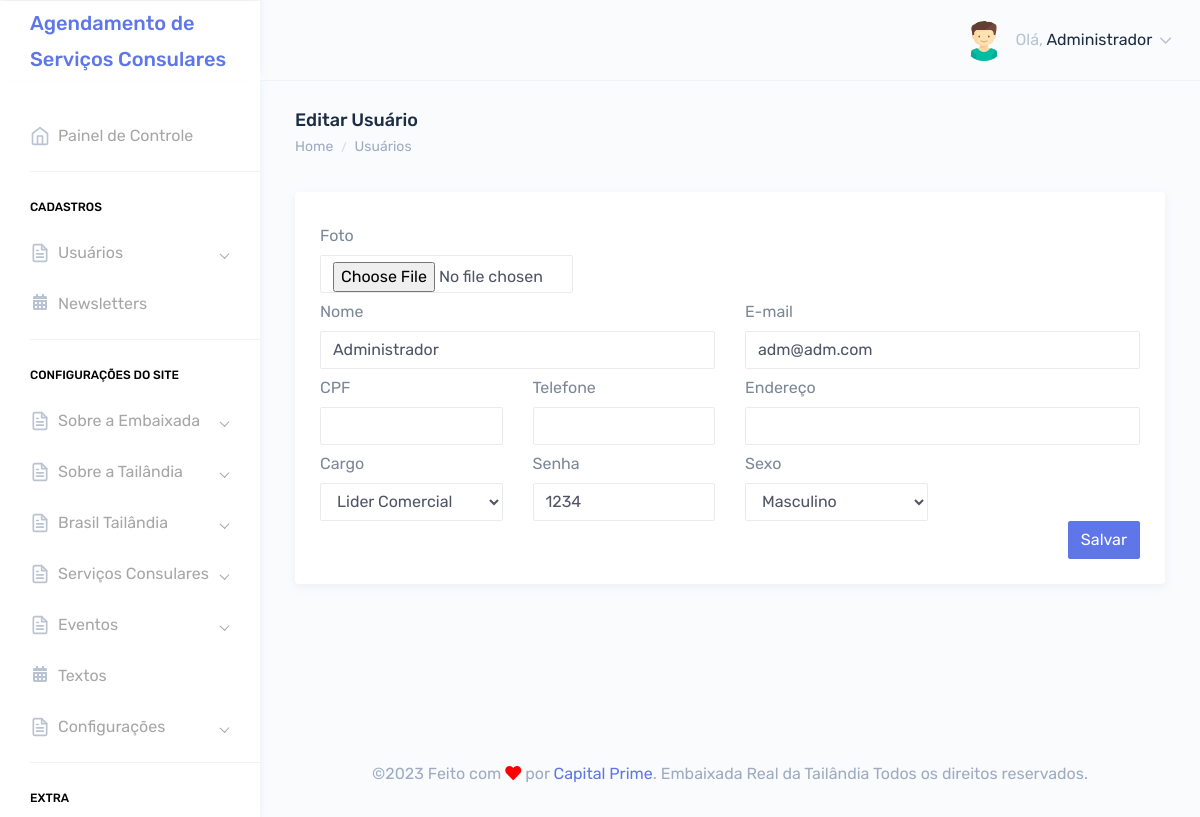
/painel/editar-usuario.php?id=1 (signed in), run on the app's committed database.
### tables this page shows
CREATE TABLE `tbl_usuarios` (
  `id` int(11) NOT NULL,
  `nome` varchar(250) DEFAULT NULL,
  `email` varchar(250) DEFAULT NULL,
  `telefone` varchar(250) DEFAULT NULL,
  `endereco` varchar(250) DEFAULT NULL,
  `cpf` varchar(100) DEFAULT NULL,
  `login` varchar(100) DEFAULT NULL,
  `senha` varchar(100) DEFAULT NULL,
  `foto` varchar(250) DEFAULT NULL,
  `id_cargo` int(11) DEFAULT NULL,
  `sexo` varchar(2) DEFAULT NULL,
  `perm_cad_usuario` varchar(2) DEFAULT NULL,
  `perm_relatorio` varchar(2) DEFAULT NULL,
  `perm_add_usuario` varchar(2) DEFAULT NULL,
  `perm_edit_usuario` varchar(2) DEFAULT NULL,
  `perm_del_usuario` varchar(2) DEFAULT NULL,
  `perm_cad_contato` varchar(2) DEFAULT NULL,
  `perm_edit_contato` varchar(2) DEFAULT NULL,
  `perm_del_contato` varchar(2) DEFAULT NULL,
  `perm_edit_contato_nf` varchar(3) DEFAULT NULL,
  `perm_pag_principal_rm` varchar(2) DEFAULT NULL,
  `perm_pag_principal_uc` varchar(2) DEFAULT NULL,
  `admin_geral` varchar(2) DEFAULT NULL,
  `data_frase` date DEFAULT NULL,
  `id_frase` int(11) DEFAULT NULL,
  `frase_lida` varchar(2) DEFAULT NULL
);

### lang/lang.pt.php (called while the page is built, shortened)
<?php
$lang = array();
$lang['USUARIO'] = 'Usuário';
$lang['SENHA'] = 'Senha';
$lang['INFO'] = 'Informe seu usuário e senha para acessar o painel de administração.';
$lang['PAINEL'] = 'Painel de Controle';
$lang['CADASTROS'] = 'Cadastros';
$lang['PRINCIPAL'] = 'Pricipal';
$lang['AGENDAMENTO'] = 'Agendamento';
$lang['AGENDAMENTO_TITULO'] = 'Agendamento de Serviços Consulares';
$lang['OLA'] = 'Olá';
$lang['MOSTRAR'] = 'Mostrar';
$lang['ADICIONAR'] = 'Adicionar';
$lang['DATA'] = 'Data';
$lang['HORA'] = 'Hora';
$lang['STATUS'] = 'Status';
$lang['ACOES'] = 'Ações';
$lang['ATIVO'] = 'Ativo';
$lang['INATIVO'] = 'Inativo';
$lang['SOLICITANTES'] = 'Solicitantes';
$lang['TIPO_SERVICOS'] = 'Tipo de Serviços';
$lang['USUARIOS'] = 'Usuários';
$lang['ADICIONAR_USUARIO'] = 'Adicionar Usuário';
$lang['EDITAR_USUARIO'] = 'Editar Usuário';
$lang['EDITAR AGENDAMENTO'] = 'Editar Agendamento';
$lang['NEWSLETTERS'] = 'Newsletters';
$lang['CONFIGURACAO_SITE'] = 'Configurações do Site';
$lang['BANNERS'] = 'Banners';
$lang['TEXTOS'] = 'Textos';
$lang['BLOG'] = 'Blog';
$lang['SOLUCOES'] = 'Soluções';
$lang['CONFIGURACOES'] = 'Configurações';
$lang['EXTRA'] = 'Extra';
$lang['FEITO_POR'] = 'Feito com';
$lang['POR'] = 'por';
$lang['DIREITOS'] = 'Todos os direitos reservados';
$lang['PARA_EMBAIXADA'] = 'Embaixada Real da Tailândia';
$lang['LISTAR_ITENS'] = 'Listar Itens';
$lang['BTN_ACESSAR'] = 'Acessar';
$lang['CANCELAR'] = 'Cancelar';
$lang['SAIR'] = 'Sair';
$lang['SALVAR'] = 'Salvar';
$lang['SAIBA_MAIS'] = 'Saiba Mais';
$lang['NOME'] = 'Nome Completo';
$lang['NACIONALIDADE'] = 'Nacionalidade';
$lang['TELEFONE'] = 'Telefone';
$lang['EMAIL'] = 'E-mail';
$lang['CAMPO_OBRIGATORIO'] = 'Campos de preenchimento obrigatório.';
$lang['REAGENDAMENTOS'] = 'Qtd. de Reagendamento';
$lang['ARQUIVO'] = 'Arquivo';
$lang['DIAS_ATENDIMENTO'] = 'Dias de Atendimento';
$lang['HORAS_ATENDIMENTO'] = 'Horas de Atendimento';
$lang['INICIO'] = 'Início';
$lang['SOBRE_EMBAIXADA'] = 'Sobre a Embaixada';
$lang['SOBRE_TAILANDIA'] = 'Sobre a Tailândia';
$lang['TAILANDIA_BRASIL'] = 'Tailândia Brasil';
$lang['SERVICO_CONSULAR'] = 'Serviços Consulares';
$lang['MULTIMIDIA'] = 'Multimídia';
$lang['CONTATO'] = 'Fale Conosco';
$lang['EQUIPE'] = 'Lista da Embaixada Equipe';
$lang['TIME'] = 'Time da Tailândia';

### Connection/con-pdo.php (called while the page is built, shortened)
<?php
$conInstanciada = '';
if(empty($conInstanciada)) {
	class Conexao {
		private static $pdo;
		public static function getInstance() {
		if (!isset(self::$pdo)) {
		 try {
		  $opcoes = array(PDO::MYSQL_ATTR_INIT_COMMAND => 'SET NAMES utf8', PDO::ATTR_PERSISTENT => TRUE);
		  self::$pdo = new PDO("mysql:host=" . HOST . "; dbname=" . DBNAME . "; charset=" . CHARSET . ";", USER, PASSWORD, $opcoes);
		  self::$pdo->setAttribute(PDO::ATTR_ERRMODE, PDO::ERRMODE_EXCEPTION);
		 } catch (PDOException $e) {
		  print "Erro: " . $e->getMessage();
		 }
		}
		return self::$pdo;
		}
	}
}

### Class/acesso.class.php (called while the page is built, shortened)
<?php
$AcessoInstanciada = '';
if(empty($AcessoInstanciada)) {
	if(file_exists('Connection/conexao.php')) {
		require_once('Connection/con-pdo.php');
		require_once('funcoes.php');
	} else {
		require_once('../Connection/con-pdo.php');
		require_once('../funcoes.php');
	}
	class Acesso {
		private $pdo = null;
		private static $Acesso = null;
		private function __construct($conexao){
			$this->pdo = $conexao;
		}
		public static function getInstance($conexao){
			if (!isset(self::$Acesso)):
				self::$Acesso = new Acesso($conexao);
			endif;
			return self::$Acesso;
		}
		function rsDados($id='', $idCargo='', $orderBy='', $limite='') {
			$sqlLimite = '';
			$sqlOrdem = '';
			$sql = '';
			$nCampos = 0;
			if(!empty($id)) {
				$sql .= " and id = ?";
				$nCampos++;
				$campo[$nCampos] = $id;
			}
			try{
				$sql = "SELECT * FROM tbl_usuarios where 1=1 $sql $sqlOrdem $sqlLimite";
				$stm = $this->pdo->prepare($sql);
				for($i=1; $i<=$nCampos; $i++) {
					$stm->bindValue($i, $campo[$i]);
				}
				$stm->execute();
				$rsDados = $stm->fetchAll(PDO::FETCH_OBJ);
				if($id <> '' or $limite == 1) {
					return($rsDados[0]);
				} else {
					return($rsDados);
				}
			} catch(PDOException $erro){
				echo $erro->getMessage();
			}
		}
		function Cargo($id='') {
			$sql = '';
			$nCampos = 0;
			try{
				$sql = "SELECT * FROM tbl_cargo where 1=1 $sql";
				$stm = $this->pdo->prepare($sql);
				for($i=1; $i<=$nCampos; $i++) {
					$stm->bindValue($i, $campo[$i]);
				}
				$stm->execute();
				$rsDados = $stm->fetchAll(PDO::FETCH_OBJ);
				if($id <> '') {
					return($rsDados[0]);
				} else {
					return($rsDados);
				}
			} catch(PDOException $erro){
				echo $erro->getMessage();
			}
		}
	}
}

### painel/verifica.php (called while the page is built, shortened)
<?php
include "../Class/acesso.class.php";
$verificaRestrito = Acesso::getInstance(Conexao::getInstance());
$usuarios = Acesso::getInstance(Conexao::getInstance());
$verificaRestrito->restritoAdmin();
$dadosUsuarioLogado = $verificaRestrito->rsDados($_SESSION['dadosLogado']->id);
?>

### funcoes.php (called while the page is built, shortened)
<?php
  function icone_genero($genero) {
    switch ($genero) {
      case "M": return "assets/images/avatars/boy.svg"; break;
    }
  }
?>

### painel/editar-usuario.php (the view, shortened to what this page needs)
<?php include "verifica.php";
$id = '';
if(isset($_GET['id'])){
    if(empty($_GET['id'])){
        header('Location: usuarios.php');
    }else{
        $id = $_GET['id'];
    }
}
$usuarios->editar();
$editaUsuario = $usuarios->rsDados($id);
$cargos = $usuarios->Cargo();
?>
<!DOCTYPE html>
<html dir="ltr" lang="pt-br">
<head>
    <link href="dist/css/style.css" rel="stylesheet">
</head>
<body>
    <div id="main-wrapper" data-theme="light" data-layout="vertical" data-navbarbg="skin6" data-sidebartype="full" data-sidebar-position="fixed" data-header-position="fixed" data-boxed-layout="full">
       <?php include "header.php";?>
       <?php include "inc-menu-lateral.php";?>
        <div class="page-wrapper">
            <div class="page-breadcrumb">
                <div class="row">
                    <div class="col-7 align-self-center">
                        <h4 class="page-title text-truncate text-dark font-weight-medium mb-1">Editar Usuário</h4>
                        <div class="d-flex align-items-center">
                            <nav aria-label="breadcrumb">
                                <ol class="breadcrumb m-0 p-0">
                                    <li class="breadcrumb-item"><a href="." class="text-muted">Home</a></li>
                                    <li class="breadcrumb-item text-muted active" aria-current="page"><a href="usuarios.php" class="text-muted">Usuários</a></li>
                                </ol>
                            </nav>
                        </div>
                    </div>
                </div>
            </div>
            <div class="container-fluid">
                <div class="row">
                    <div class="col-12">
                        <div class="card">
                            <div class="card-body">
                                <form method="POST" enctype="multipart/form-data">
                                    <div class="form-body">
                                        <div class="row">
                                            <div class="col-md-4 col-sm-12">
                                            <label  class="col-form-label">Foto</label>
                                                <input class="form-control" type="file" name="foto"  />
                                            </div>
                                            </div>
                                        <div class="row">
                                            <div class="col-md-6 col-sm-12">
                                            <label  class="col-form-label">Nome</label>
                                                <input class="form-control" type="text" name="nome" value="<?php if(isset($editaUsuario->nome) && !empty($editaUsuario->nome)){ echo $editaUsuario->nome;}?>" />
                                            </div>
                                            <div class="col-md-6 col-sm-12">
                                            <label  class="col-form-label">E-mail</label>
                                                <input class="form-control" type="text" name="email" value="<?php if(isset($editaUsuario->email) && !empty($editaUsuario->email)){ echo $editaUsuario->email;}?>" />
                                            </div>
                                            </div>
                                            <div class="row">
                                            <div class="col-md-3 col-sm-12">
                                            <label  class="col-form-label">CPF</label>
                                                <input class="form-control" type="text" name="cpf" id="kt_inputmask_4" value="<?php if(isset($editaUsuario->cpf) && !empty($editaUsuario->cpf)){ echo $editaUsuario->cpf;}?>"  />
                                            </div>
                                            <div class="col-md-3 col-sm-12">
                                            <label  class="col-form-label">Telefone</label>
                                                <input class="form-control" type="text" name="telefone" id="kt_inputmask_3" value="<?php if(isset($editaUsuario->telefone) && !empty($editaUsuario->telefone)){ echo $editaUsuario->telefone;}?>" />
                                            </div>
                                            <div class="col-md-6 col-sm-12">
                                            <label  class="col-form-label">Endereço</label>
                                                <input class="form-control" type="text" name="endereco" value="<?php if(isset($editaUsuario->endereco) && !empty($editaUsuario->endereco)){ echo $editaUsuario->endereco;}?>" />
                                            </div>
                                            </div>
                                            <div class="row">
                                            <div class="col-md-3 col-sm-12">
                                            <label  class="col-form-label">Cargo</label>
                                            <select name="id_cargo" id="" class="form-control">
                                                <?php foreach($cargos as $cargo){?>
                                                <option value="<?php echo $cargo->id;?>" <?php if(isset($editaUsuario->id_cargo) && $editaUsuario->id_cargo == $cargo->id){ echo "selected";}?>><?php echo $cargo->cargo;?></option>
                                                <?php }?>
                                            </select>
                                            </div>
                                            <div class="col-md-3 col-sm-12">
                                            <label  class="col-form-label">Senha</label>
                                                <input class="form-control" type="text" name="senha" value="<?php if(isset($editaUsuario->senha) && !empty($editaUsuario->senha)){ echo $editaUsuario->senha;}?>" />
                                            </div>
                                            <div class="col-md-3 col-sm-12">
                                            <label  class="col-form-label">Sexo</label>
                                                <select name="sexo" id="" class="form-control">
                                                <option value="M" <?php if(isset($editaUsuario->sexo) && $editaUsuario->sexo == 'M'){ echo "selected";}?>>Masculino</option>
                                                </select>
                                            </div>
                                            </div>
                                    </div>
                                    <div class="form-actions">
                                        <div class="text-right">
                                            <button type="submit" class="btn btn-info">Salvar</button>
                                        </div>
                                    </div>
                                </form>
                            </div>
                        </div>
                    </div>
                </div>
            </div>
           <?php include "footer.php";?>
        </div>
    </div>
</body>
</html>

### painel/header.php (shortened to what this page needs)
<header class="topbar" data-navbarbg="skin6">
            <nav class="navbar top-navbar navbar-expand-md">
                <div class="navbar-header" data-logobg="skin6">
                    <div class="navbar-brand">
                        <a href=".">
                            <b class="logo-icon">
                               <span><?php echo $lang['AGENDAMENTO_TITULO']?></span>
                            </b>
                        </a>
                    </div>
                </div>
                <div class="navbar-collapse collapse" id="navbarSupportedContent">
                    <ul class="navbar-nav float-right">
                        <li class="nav-item dropdown">
                            <a class="nav-link dropdown-toggle" href="javascript:void(0)" data-toggle="dropdown"
                                aria-haspopup="true" aria-expanded="false">
                                <?php if(!empty($dadosUsuarioLogado->foto)){?>
                                <img src="../img/<?php echo $dadosUsuarioLogado->foto;?>" alt="<?php echo $dadosUsuarioLogado->nome;?>" class="rounded-circle" width="40">
                                <?php }else{?>
                                <img src="<?php echo icone_genero($dadosUsuarioLogado->sexo);?>" alt="<?php echo $dadosUsuarioLogado->nome;?>" class="rounded-circle" width="40">
                                <?php }?>
                                <span class="ml-2 d-none d-lg-inline-block"><span>Olá,</span> <span
                                        class="text-dark"><?php echo $dadosUsuarioLogado->nome;?></span> <i data-feather="chevron-down"
                                        class="svg-icon"></i></span>
                            </a>
                        </li>
                    </ul>
                </div>
            </nav>
        </header>

### data on the page
tbl_usuarios: nome "Administrador", email "adm@adm.com", senha "1234", sexo "Masculino"

### other printed values
$lang['AGENDAMENTO_TITULO'] "Agendamento de Serviços Consulares"
$lang['PAINEL'] "Painel de Controle"
$lang['CADASTROS'] "CADASTROS"
$lang['USUARIOS'] "Usuários"
$lang['NEWSLETTERS'] "Newsletters"
$lang['CONFIGURACAO_SITE'] "CONFIGURAÇÕES DO SITE"
$lang['FEITO_POR'] "Feito com"
$lang['POR'] "por"
$lang['PARA_EMBAIXADA'] "Embaixada Real da Tailândia"
$lang['DIREITOS'] "Todos os direitos reservados"
form field id_cargo "Lider Comercial"
